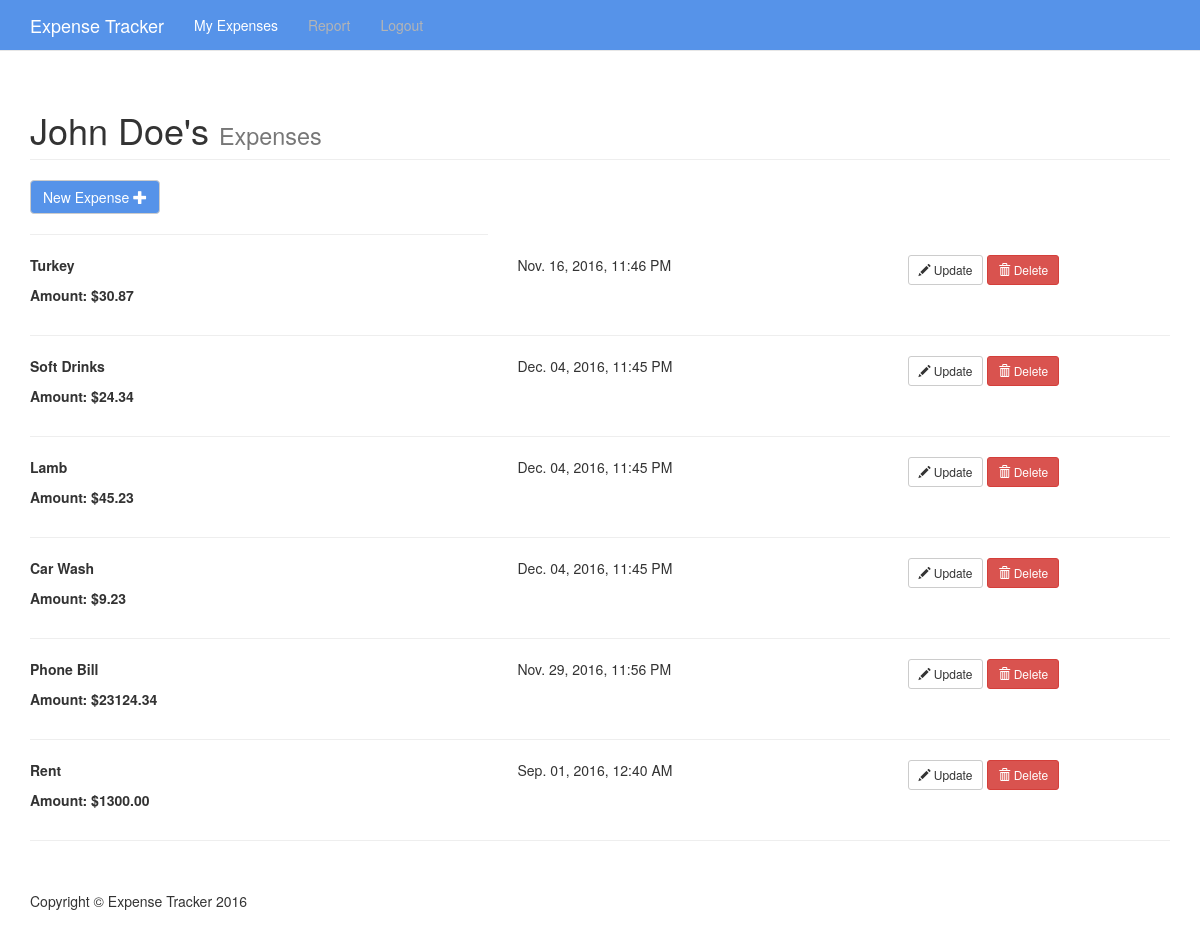
Screenshot of / (signed in) with the database file from the repository.
### tracker/models.py (models this page shows, shortened)
class Expense(models.Model):
	owner = models.ForeignKey(User, on_delete=models.CASCADE)
	date_time = models.DateTimeField(auto_now=False, auto_now_add=False)
	amount = models.DecimalField(max_digits=19, decimal_places=2)
	description = models.TextField()
	def to_json(self):
		date_time_str = self.date_time.strftime("%b. %d, %Y, %I:%M %p")
		return dict(id=self.id, owner=[self.owner.first_name, self.owner.last_name], date_time=date_time_str, amount=str(self.amount), description=self.description)

### tracker/views.py (the view)
# urls.py: url(r'^$', views.index, name='index'),
@login_required(login_url='/signin/')
def index(request):
	context = {}
	user_expenses = Expense.objects.filter(owner=request.user)
	user_expenses = map(lambda x: x.to_json(), user_expenses)
	context['expenses'] = user_expenses
	return render(request, 'tracker/expenses.html', context)

### tracker/templates/tracker/expenses.html (shortened to what this page needs)
{% load static %}
<!DOCTYPE html>
<html lang="en">
<head>
  	<link rel="stylesheet" href="https://maxcdn.bootstrapcdn.com/bootstrap/3.3.7/css/bootstrap.min.css">
    <link href="{% static 'tracker/css/expenses.css' %}" rel="stylesheet">
    <link href="{% static 'tracker/css/jquery.simple-dtpicker.css' %}" rel="stylesheet">
</head>
<body>
    <nav class="navbar navbar-default navbar-fixed-top" role="navigation">
        <div class="container">
            <div class="navbar-header">
                <a class="navbar-brand" href="#">Expense Tracker</a>
            </div>
            <div class="collapse navbar-collapse" id="bs-example-navbar-collapse-1">
                <ul class="nav navbar-nav">
                    <li>
                        <a href="#" style="color: white" id="my_expenses_a" onclick="get_expenses('{% url 'get_expenses' %}', 'false', '{{ user.first_name }} ' + '{{ user.last_name }}' ,'{{ csrf_token }}')">My Expenses</a>
                    </li>
                    <li>
                        <a href="#" id="report_a" onclick="get_report('{% url 'get_report' %}', '{{ user.first_name }} ' + '{{ user.last_name }}', '{{ csrf_token }}')">Report</a>
                    </li>
                    <li>
                        <a href="/logout/">Logout</a>
                    </li>
                </ul>
            </div>
        </div>
    </nav>
    <div class="container">
        {% if user.is_authenticated %}
        <div class="row">
            <div class="col-lg-12" id="managing_page_header">
                <h1 class="page-header">{{ user.first_name }} {{user.last_name}}'s
                    <small>Expenses</small>
                </h1>
            </div>
            <div id='add_expense_div' class="col-md-5">
                <a class="btn btn-default" href="#" id='new_expense_btn' data-toggle="modal" data-target="#new_expense_modal">New Expense <span class="glyphicon glyphicon-plus"></span></a>
                <hr>
            </div>
        </div>
        {% if expenses %}
        <div id="expenses_div">
            {% for expense in expenses %}
            <div id="expense{{expense.id}}" class="row">
                <div id="desc_and_amount" class="col-md-5">
	                <p style="font-weight: bold">{{ expense.description }}</p>
                    <p style="font-weight: bold">Amount: ${{ expense.amount }}</p>
                </div>
                <div id="date_and_time" class="col-md-4">
                	{{ expense.date_time }}
                </div>
                <div id='action_buttons_div' class="col-md-2">
	                <button type="button" onclick="update_expense({% url 'update_expense' %}, 'expense{{expense.id}}', '{{ csrf_token }}')" class="btn btn-default btn-sm">
	  				<span class="glyphicon glyphicon-pencil" aria-hidden="true"></span> Update
					</button>
	                <button type="button" onclick="delete_expense({% url 'delete_expense' %}, 'expense{{expense.id}}', '{{ csrf_token }}')" class="btn btn-danger btn-sm">
	  				<span class="glyphicon glyphicon-trash" aria-hidden="true"></span> Delete
					</button>
				</div>
            </div>
            <hr id="expense{{expense.id}}hr">
            {% endfor %}
        </div>
        {% endif %}
        {% else %}
            <h3>Please Login First!</h3>
            <hr>
        {% endif %}
        <footer>
            <div class="row">
                <div class="col-lg-12">
                    <p>Copyright &copy; Expense Tracker 2016</p>
                </div>
            </div>
        </footer>
    </div>
</body>
</html>

### tracker/static/tracker/css/expenses.css (style rules this page uses)
body { padding-top: 70px; }
footer { margin: 50px 0; }
.navbar-default { background-color: #5693e9; border-color: #E7E7E7; }
.navbar-default .navbar-brand { color: white; }
.navbar-default .navbar-nav > li > a { color: #B4B4B4; }
#new_expense_btn { background-color: #5693e9; color: white; }

### rows the page displays
Expense: description "Turkey"
Expense: description "Soft Drinks"
Expense: description "Lamb"
Expense: description "Car Wash"
Expense: description "Phone Bill"
Expense: description "Rent"

### other values shown
{{ user.first_name }} "John"
{{ user.last_name }} "Doe"
{{ expense.amount }} "30.87" "24.34" "45.23" "9.23" "23124.34" "1300.00"
{{ expense.date_time }} "Nov. 16, 2016, 11:46 PM" "Dec. 04, 2016, 11:45 PM" "Dec. 04, 2016, 11:45 PM" "Dec. 04, 2016, 11:45 PM" "Nov. 29, 2016, 11:56 PM" "Sep. 01, 2016, 12:40 AM"
